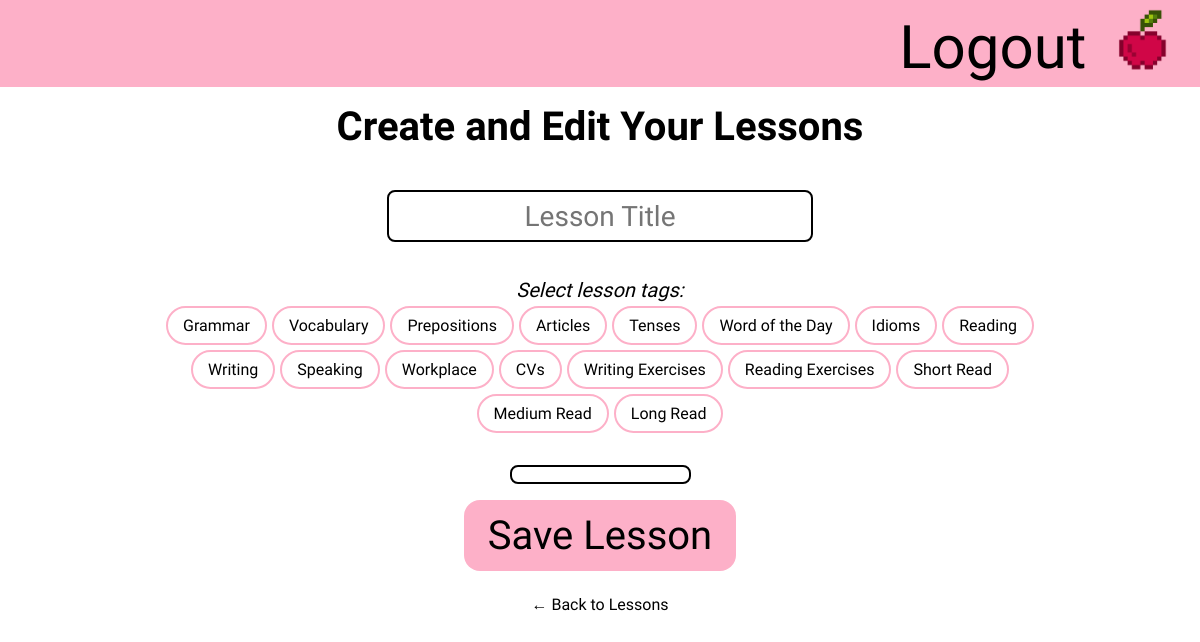
Screenshot of /dashboard/creator/lesson/create/ (signed in) with the database file from the repository.
### learning/models.py (models this page shows, shortened)
class Tag(models.Model):
    name = models.CharField(max_length=50, unique=True)

### learning/views.py (the view)
# urls.py: path('dashboard/creator/lesson/create/', views.create_lesson, name='create_lesson'),
@login_required
@user_passes_test(is_content_creator)
def create_lesson(request):
    if request.method == "POST":
        form = LessonForm(request.POST)
        if form.is_valid():
            lesson = form.save(commit=False)
            lesson.created_by = request.user
            lesson.save()
            return redirect('view_lessons_quizzes')
    else:
        form = LessonForm()
    return render(request, 'contentCreator/create_lesson.html', {'form': form})

### learning/forms.py
class LessonForm(forms.ModelForm):
    tags = forms.ModelMultipleChoiceField(
        queryset=Tag.objects.all(),
        widget=forms.CheckboxSelectMultiple,
        required=True
    )
    content = forms.CharField(
        widget=CKEditor5Widget(config_name="default"),  # ✅ Apply CKEditor
        required=True
    )
    class Meta:
        model = Lesson
        fields = ["title", "tags", "content"]
        widgets = {
            "title": forms.TextInput(attrs={
                "class": "form-control",
                "placeholder": "Lesson Title",  # ✅ Already has a placeholder
            }),
        }
    def __init__(self, *args, **kwargs):
        super().__init__(*args, **kwargs)
        self.fields["title"].label = ""
        self.fields["content"].label = ""

### learning/context_processors.py (called while the page is built)
def user_group_context(request):
    user_group = None
    if request.user.is_authenticated:
        if request.user.groups.filter(name="Content Creators").exists():
            user_group = "Content Creators"
        elif request.user.groups.filter(name="Students").exists():
            user_group = "Students"
    return {"user_group": user_group}

### learning/models.py (called while the page is built)
    def __str__(self):
        return self.title

### learning/views.py (called while the page is built)
def is_content_creator(user):
    return user.groups.filter(name='Content Creators').exists()

### learning/templates/contentCreator/create_lesson.html (shortened to what this page needs)
{% extends "base.html" %}
{% load static %}
{% block content %}
<h2>Create and Edit Your Lessons</h2>
<form method="POST" class="lesson-form">
    <div class="form-group">
        {{ form.title }}
    </div>
    <div class="form-group">
        <p><em>Select lesson tags:</em></p>
        <div class="tag-container">
            {% for tag in form.tags.field.queryset %}
                <label class="tag-label">
                    {{ tag.name }}
                </label>
            {% endfor %}
        </div>
    </div>
    <div class="form-group">
        {{ form.content }}
    </div>
    <button type="submit" class="btn">Save Lesson</button>
</form>
<a href="{% url 'view_lessons_quizzes' %}">← Back to Lessons</a>
{% endblock %}

### learning/static/learning/css/static.css (style rules this page uses)
:root { --white: #ffffff; --black: #000000; --pink: #fdb0c8; --cherry: #d00647; --red: #85012c; --black: black }
* { margin: 0; padding: 0; color: black }
body { background-color: var(--white); font-family: "Atkinson Hyperlegible Next", serif; }
a { text-decoration: none; }
h2 { font-size: clamp(20px, 4vw, 40px); margin-top: 1rem; }
p { font-size: clamp(15px, 3.5vw, 20px); margin: 0.25rem 0; }
.btn { padding: 0.75rem 1.5rem; border-radius: 1rem; font-family: "Jersey 10", serif !important; background-color: var(--pink); color: var(--black); font-size: clamp(15px, 3.5vw, 40px); border: none; cursor: pointer; }
input.form-control { font-family: "Jersey 10", serif !important; height:2rem; width: 100%; font-size: 1.75rem; padding: 0.5rem; text-align: center; }
.form-group { display: flex; flex-direction: column; align-items: center; align-content: center !important; margin: 1rem 0; font-size: 1.75rem; }
.lesson-form { display: flex; flex-direction: column; align-items: center; width: 100%; max-width: 60rem; padding: 1.5rem; font-size: clamp(20px, 4vw, 40px); box-sizing: border-box; }
.lesson-form input[type="text"] { border: 2px solid var(--black); border-radius: 8px; }
.tag-container { display: flex; flex-wrap: wrap; gap: 5px; justify-content: center; }
.tag-label { font-size: 1rem; padding: 8px 15px; border: 2px solid var(--pink); border-radius: 20px; cursor: pointer; background-color: white; transition: background-color 0.3s; }

### rows the page displays
Tag: name "Grammar"
Tag: name "Vocabulary"
Tag: name "Prepositions"
Tag: name "Articles"
Tag: name "Tenses"
Tag: name "Word of the Day"
Tag: name "Idioms"
Tag: name "Reading"
Tag: name "Writing"
Tag: name "Speaking"
Tag: name "Workplace"
Tag: name "CVs"
Tag: name "Writing Exercises"
Tag: name "Reading Exercises"
Tag: name "Short Read"
Tag: name "Medium Read"
Tag: name "Long Read"
